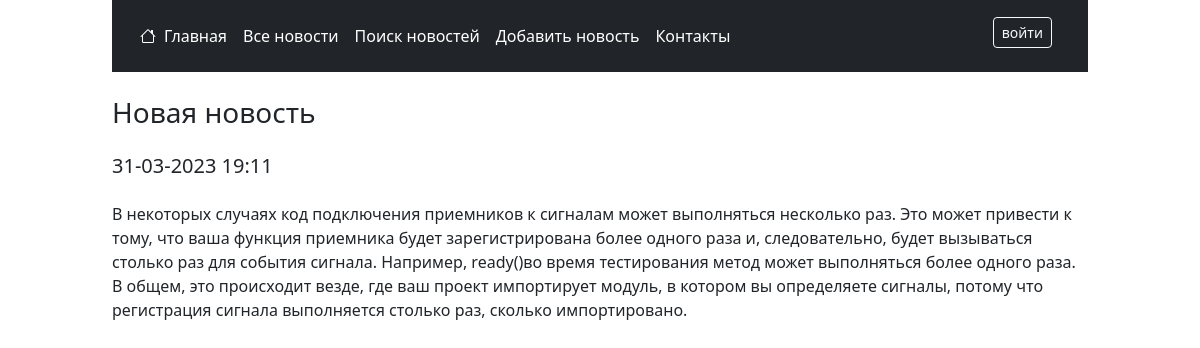
Before: /news/post/39 with the older database file.
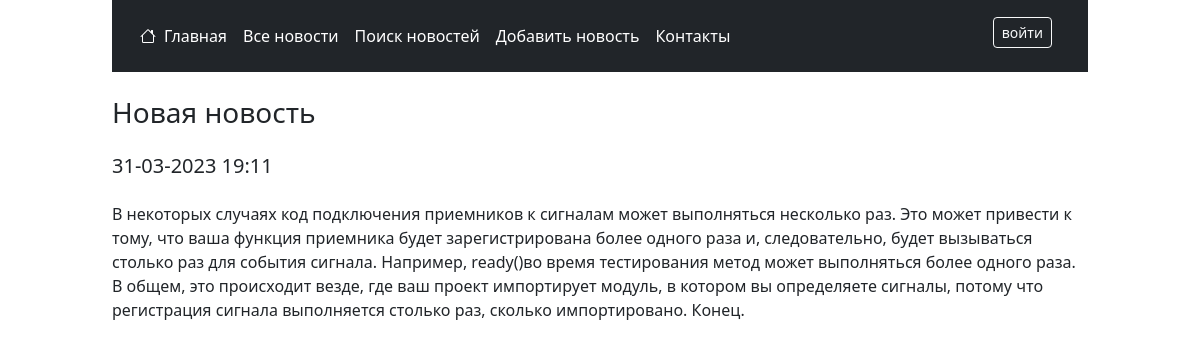
After: the same page with the newer database file.
### news/models.py (models this page shows, shortened)
class Post(models.Model):
    NEWS = "NWS"
    ARTICLE = "ART"
    CONTENT_TYPES = [
        (NEWS, "новость"),
        (ARTICLE, "статья"),
    ]
    title = models.CharField(max_length=255, null=False,
                             help_text="Заголовок новости")
    text = models.TextField(null=False, help_text="Текст новости")
    rating = models.IntegerField(default=0, help_text="Рейтинг новости")
    content_type = models.CharField(
        max_length=3,
        choices=CONTENT_TYPES,
        default=NEWS,
        help_text="Тип контента (новость/статья)",
    )
    created = models.DateTimeField(
        auto_now_add=True, help_text="Дата и время создания")
    author = models.ForeignKey("accounts.Author", on_delete=models.CASCADE)
    category = models.ManyToManyField(Category, through="PostCategory")
    class Meta:
        verbose_name = "Новость/статья"
        verbose_name_plural = "Новости/статьи"

### news/views.py (the view)
# urls.py: path('post/<int:pk>', OnePost.as_view(), name = 'onePost'),
class OnePost(DetailView):
    model = Post
    template_name = 'news/onePost.html'
    context_object_name = 'post'
    def get_context_data(self, **kwargs):
        context = super().get_context_data(**kwargs)
        context['title'] = f'{self.get_object().title[:10]} ...'
        return context
    def get_object(self):
        obj = cache.get(f'post-{self.kwargs["pk"]}', None)
        if not obj:
            obj = super().get_object(queryset=self.queryset)
            cache.set(f'post-{self.kwargs["pk"]}', obj)
        return obj

### news/templatetags/my_tags.py (called while the page is built)
@register.filter(name="censor")
def censor(value):
    file_name = os.path.join(STATICFILES_DIRS[0], 'dictionaries', 'censor.txt')
    if not os.path.exists(file_name):
        return value
    with open(file_name, "r", encoding='utf8') as file:
        censor_dict = file.read().split(', ')
    for word in censor_dict:
        value = str(value).replace(word, '*'*3)
    return value

### news/templates/news/onePost.html (shortened to what this page needs)
{% extends 'layout.html' %}
{% load my_tags %}
{% block content %}
    {% load cache %}
    {% cache 300 post_cahe post.pk %}
        <h3 class="my-4">{{ post.title|censor }}</h3>
        <div class="row justify-content-between align-items-center mb-3">
            <h5 class="col-auto">{{ post.created|date:'d-m-Y H:i' }}</h5>
        </div>
        <p>{{ post.text|censor }}</p>
    {% endcache %}
{% endblock content %}

Changed rows visible on the page:
changed Post "Новая новость": text|censor "…столько раз, сколько импортировано." → "…столько раз, сколько импортировано. Конец."
